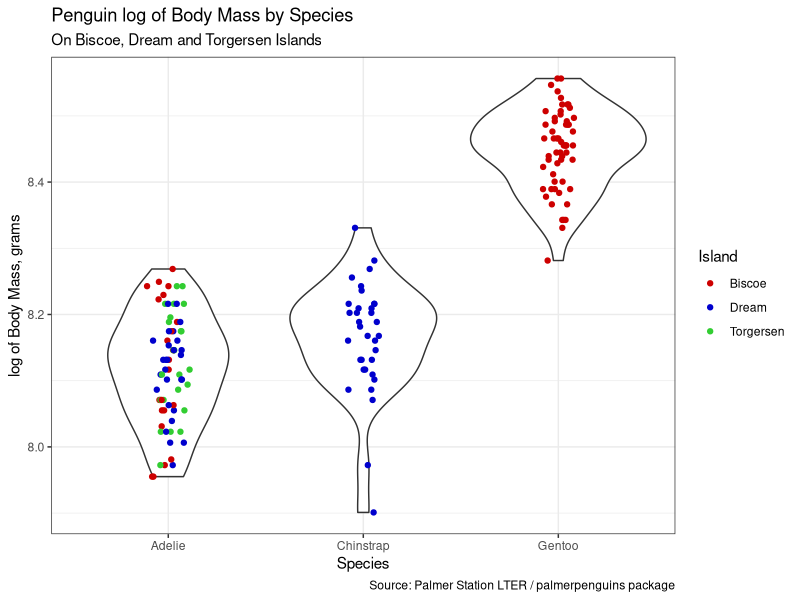

R code for this plot:
##### Feb 15, 2021 #####
##### Group work #####

##### Load Libraries #####
library(palmerpenguins)
library(tidyverse)
library(here)

##### Load Data #####
glimpse(penguins) #check that data is loaded

##### Analysis #####
### Part 1 ###

mean_and_var <- penguins %>% #create pipeline for calculating mean and variance
  group_by(species, island, sex) %>% #assign groups to work with
  drop_na(sex, body_mass_g, island, species) %>% #exclude NA variables
  summarise (mean_mass = mean(body_mass_g, na.rm = TRUE),
             var_mass = var(body_mass_g, na.rm = TRUE)#create and populate columns for mean and variance
  )
view(mean_and_var)#check mean and variance calculations

### Part 2 ###
penguins %>% #create pipeline for next set of calculations and plotting
  filter (sex == "female") %>% #select females only
  mutate(log_mass = log(body_mass_g)) %>% #calculate log of mass for each penguin
  select(species, island, sex, log_mass)%>% #assign variables to plot
  ggplot(aes(x = species, 
             y = log_mass)#create plot background and assign axes
  ) + 
  geom_violin() + #add simple violin plot
  geom_jitter( #add individual datapoints...
    aes(x = species,
        y = log_mass, #... on the same axes as the background...
        color = island), #...using different colors for different islands
    position = position_jitterdodge(dodge = 0.1)#optimize datapoints' x shift
  ) +
  labs(title = "Penguin log of Body Mass by Species", #main figure lable
       subtitle = "On Biscoe, Dream and Torgersen Islands", #secondary lable
       caption = "Source: Palmer Station LTER / palmerpenguins package", #bottom lable
       x = "Species", 
       y = "log of Body Mass, grams",#axes lables
       color = "Island" #legend lable
  )+
  scale_color_manual(labels = c("Biscoe","Dream","Torgersen"), #legend text for each island and color
                     values = c("red3","mediumblue","limegreen")#select colors for each island
  )+
  theme_bw() #change plot background for better visuals
